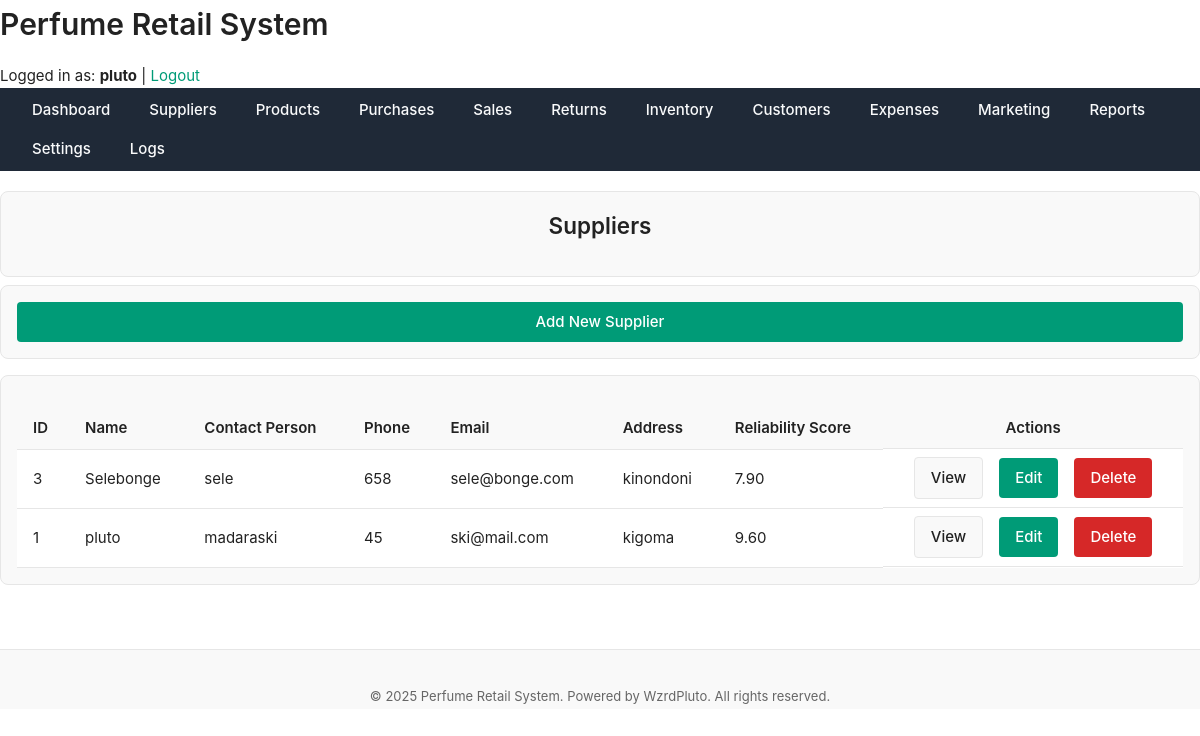
The page /public/suppliers/index.php (signed in) on the database its author committed.
### tables this page shows
CREATE TABLE `suppliers` (
  `supplier_id` int(11) NOT NULL,
  `name` varchar(150) NOT NULL,
  `contact_person` varchar(100) DEFAULT NULL,
  `phone` varchar(50) DEFAULT NULL,
  `email` varchar(100) DEFAULT NULL,
  `address` text DEFAULT NULL,
  `reliability_score` decimal(4,2) DEFAULT 0.00,
  `created_at` datetime DEFAULT current_timestamp()
);

### includes/functions.php (called while the page is built, shortened)
<?php
function get_all_suppliers(PDO $pdo) {
    $stmt = $pdo->query("SELECT * FROM suppliers ORDER BY created_at DESC");
    return $stmt->fetchAll(PDO::FETCH_ASSOC);
}

### public/suppliers/index.php (the view, shortened to what this page needs)
<?php
require_once '../../includes/functions.php';
$suppliers = get_all_suppliers($pdo);
?>
<?php include '../../includes/header.php'; ?>
<main class="main-content">
    <div class="card mb-sm" style="display:flex; justify-content:space-between; align-items:center;">
        <h2>Suppliers</h2>
    </div>
    <div class="card mb-md flex end">
        <a href="add.php" class="btn btn-primary">Add New Supplier</a>
    </div>
    <div class="card">
        <table class="table">
            <thead>
                <tr>
                    <th>ID</th>
                    <th>Name</th>
                    <th>Contact Person</th>
                    <th>Phone</th>
                    <th>Email</th>
                    <th>Address</th>
                    <th>Reliability Score</th>
                    <th class="center">Actions</th>
                </tr>
            </thead>
            <tbody>
                <?php if ($suppliers): ?>
                    <?php foreach($suppliers as $s): ?>
                        <tr>
                            <td><?= htmlspecialchars($s['supplier_id']) ?></td>
                            <td><?= htmlspecialchars($s['name']) ?></td>
                            <td><?= htmlspecialchars($s['contact_person']) ?></td>
                            <td><?= htmlspecialchars($s['phone']) ?></td>
                            <td><?= htmlspecialchars($s['email']) ?></td>
                            <td><?= htmlspecialchars($s['address']) ?></td>
                            <td><?= number_format($s['reliability_score'], 2) ?></td>
                            <td class="flex center gap-md">
                                <a href="view.php?id=<?= $s['supplier_id'] ?>" class="btn btn-secondary">View</a>
                                <a href="edit.php?id=<?= $s['supplier_id'] ?>" class="btn btn-primary">Edit</a>
                                <a href="delete.php?id=<?= $s['supplier_id'] ?>" class="btn btn-danger">Delete</a>
                            </td>
                        </tr>
                    <?php endforeach; ?>
                <?php else: ?>
                    <tr>
                        <td colspan="8" class="center text-muted">No suppliers found.</td>
                    </tr>
                <?php endif; ?>
            </tbody>
        </table>
    </div>
</main>
<?php include '../../includes/footer.php'; ?>

### assets/css/layout.css (style rules this page uses)
body { display: flex; min-height: 100vh; flex-direction: column; }
table { width: 100%; border-collapse: collapse; }
th, td { padding: var(--space-sm) var(--space-md); text-align: left; border-bottom: 1px solid var(--color-border); }
th { font-weight: 600; background-color: var(--color-surface); }
.flex { display: flex; }
.mb-md { margin-bottom: var(--space-md); }
.gap-md { gap: var(--space-md); }

### assets/css/theme.css (style rules this page uses)
:root { --color-bg: #ffffff; --color-surface: #f9f9f9; --color-border: #e6e6e6; --color-text: #222222; --color-text-muted: #666666; --color-primary: #009b77; --color-primary-hover: #008165; --color-danger: #d62828; --color-success: #2d6a4f; --color-warning: #e9c46a; --shadow-light: 0 2px 8px rgba(0, 0, 0, 0.05); --radius-sm: 4px; --radius-md: 8px; --radius-lg: 16px; --font-main: "Inter", "Segoe UI", "Roboto", sans-serif; --font-size-base: 15px; --font-size-sm: 13px; --font-size-lg: 18px; --line-height-base: 1.6; --space-xs: 4px; --space-sm: 8px; --space-md: 16px; --space-lg: 24px; --space-xl: 40px; --transition-fast: 0.15s ease-in-out; --transition-base: 0.25s ease; }
*, *::before, *::after { box-sizing: border-box; margin: 0; padding: 0; }
html, body { font-family: var(--font-main); font-size: var(--font-size-base); line-height: var(--line-height-base); background-color: var(--color-bg); color: var(--color-text); height: 100%; min-height: 100vh; }
a { color: var(--color-primary); text-decoration: none; transition: color var(--transition-fast); }
h1, h2, h3, h4, h5 { color: var(--color-text); margin-bottom: var(--space-md); font-weight: 600; }
.card { background: var(--color-surface); border: 1px solid var(--color-border); border-radius: var(--radius-md); box-shadow: var(--shadow-light); padding: var(--space-lg); margin-bottom: var(--space-lg); }
.btn { display: inline-block; padding: var(--space-sm) var(--space-md); border: none; border-radius: var(--radius-sm); cursor: pointer; transition: background var(--transition-fast); font-size: var(--font-size-base); }
.btn-primary { background: var(--color-primary); color: #fff; }
.btn-danger { background: var(--color-danger); color: #fff; }
table { width: 100%; border-collapse: collapse; margin-top: var(--space-md); }
th, td { text-align: left; padding: var(--space-sm) var(--space-md); border-bottom: 1px solid var(--color-border); }
th { background: var(--color-surface); font-weight: 600; }
.mb-md { margin-bottom: var(--space-md); }
.center { text-align: center; }

### assets/css/components.css (style rules this page uses)
button, .btn { display: inline-flex; align-items: center; justify-content: center; padding: var(--space-sm) var(--space-md); font-size: var(--font-size-base); font-weight: 500; border: none; border-radius: var(--radius-sm); cursor: pointer; transition: background var(--transition-fast), color var(--transition-fast), transform var(--transition-fast); text-decoration: none; }
.btn-primary { background-color: var(--color-primary); color: #fff; }
.btn-secondary { background-color: var(--color-surface); color: var(--color-text); border: 1px solid var(--color-border); }
.btn-danger { background-color: var(--color-danger); color: #fff; }
.card { background-color: var(--color-surface); border: 1px solid var(--color-border); border-radius: var(--radius-md); padding: var(--space-md); box-shadow: var(--shadow-sm); display: flex; flex-direction: column; gap: var(--space-sm); transition: box-shadow var(--transition-base); }
.table { width: 100%; border-collapse: collapse; background-color: var(--color-bg); }
.table th, .table td { padding: var(--space-sm) var(--space-md); text-align: left; border-bottom: 1px solid var(--color-border); }
.table th { background-color: var(--color-surface); font-weight: 600; }
.center { display: flex; justify-content: center; align-items: center; }
.mb-sm { margin-bottom: var(--space-sm); }

### rows shown on the page
suppliers: supplier_id "3", name "Selebonge", contact_person "sele", phone "658", email "sele@bonge.com", address "kinondoni", reliability_score "7.90"
suppliers: supplier_id "1", name "pluto", contact_person "madaraski", phone "45", email "ski@mail.com", address "kigoma", reliability_score "9.60"

### other values the page prints
SITE_NAME "Perfume Retail System"
$_SESSION['username'] "pluto"
